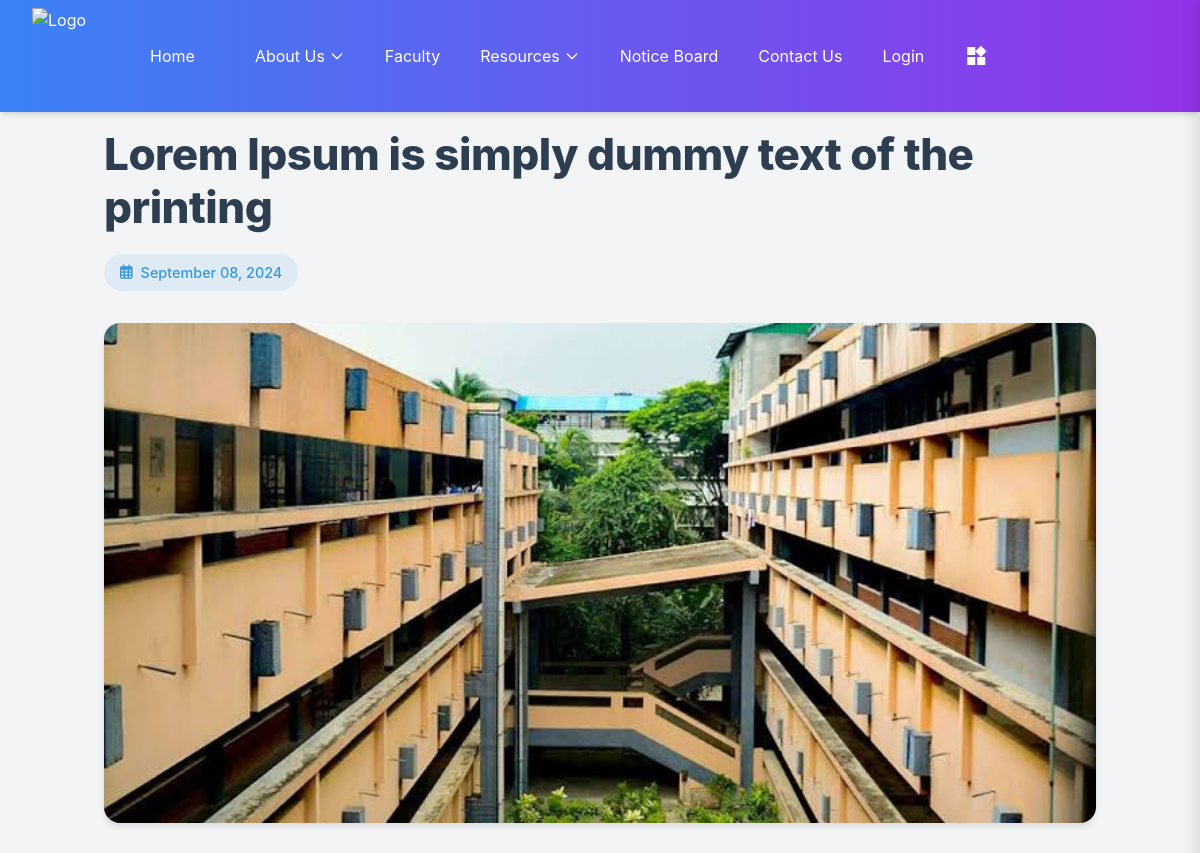
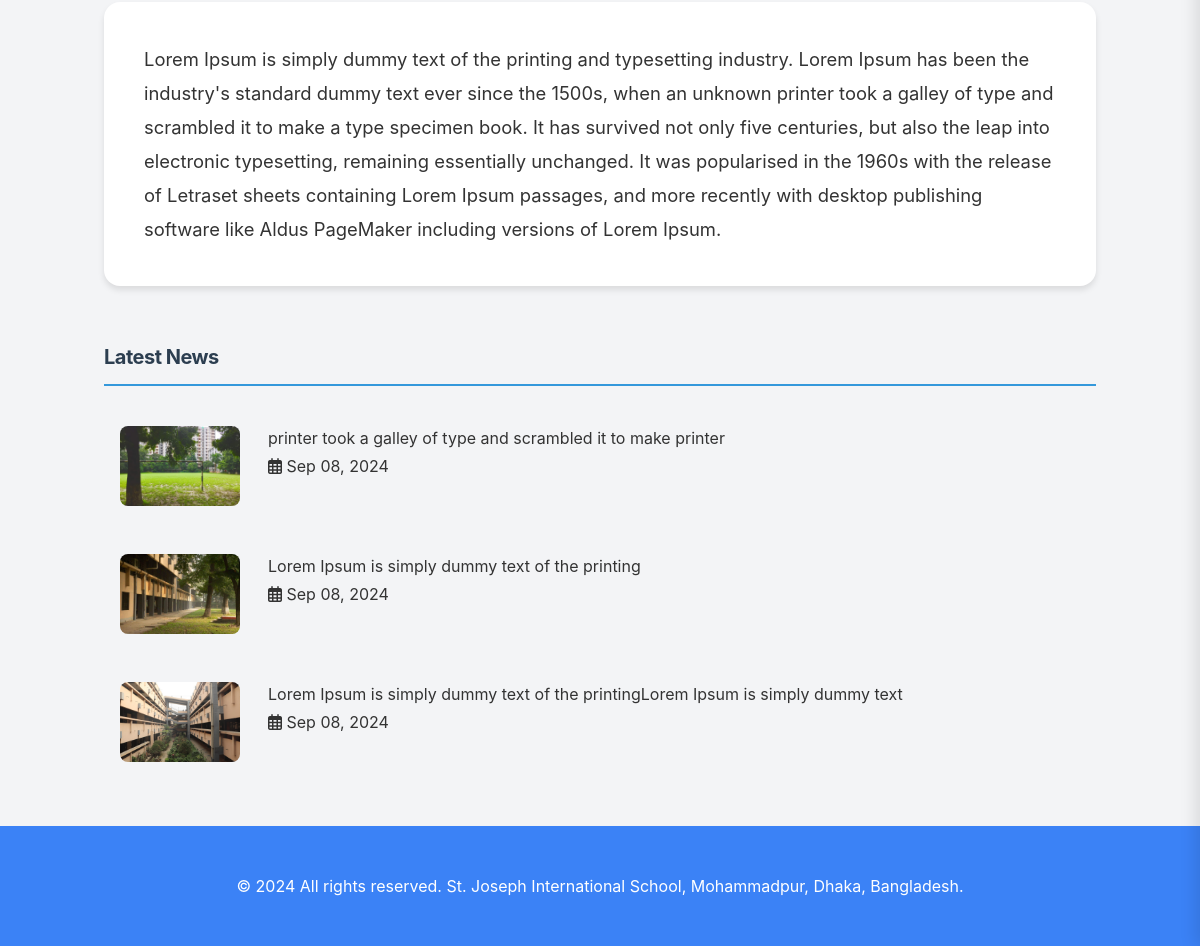
/1/, run on the app's committed database (2 pictures, top to bottom).
### home/models.py (models this page shows, shortened)
class NewsArticle(models.Model):
    title = models.CharField(max_length=200)
    short_description = models.TextField()
    full_description = models.TextField()
    image = models.ImageField(upload_to='news_images/')
    published_date = models.DateField()

### home/views.py (the view)
# urls.py: path('<int:pk>/', views.news_detail, name='news_detail'),
def news_detail(request, pk):
    news_article = get_object_or_404(NewsArticle, pk=pk)
    latest_news = NewsArticle.objects.exclude(pk=pk).order_by('-published_date')[:5]
    return render(request, 'home/news_detail.html', {'news_article': news_article, 'latest_news': latest_news})

### home/templates/home/news_detail.html (shortened to what this page needs)
{% extends 'mainbase.html' %}
{% load static %}
{% block extra_css %}
<link rel="stylesheet" href="https://cdnjs.cloudflare.com/ajax/libs/font-awesome/6.4.0/css/all.min.css">
{% endblock %}
{% block content %}
<div class="container mx-auto px-4 py-12 mt-20">
  <main class="main-content">
    <h1 class="display-4">{{ news_article.title }}</h1>
    <div class="published-date">
      <i class="far fa-calendar-alt"></i>
      <span>{{ news_article.published_date|date:"F d, Y" }}</span>
    </div>
    <div class="card main-image-card">
      <img src="{{ news_article.image.url }}" class="card-img-top" alt="News Image">
    </div>
    <div class="news-content mb-4">
      <p>{{ news_article.full_description }}</p>
    </div>
  </main>
  <aside class="sidebar">
  <div class="card">
    <div class="card-body">
      <h2 class="latest-news-title">Latest News</h2>
      <ul class="list-unstyled">
        {% for article in latest_news %}
        <li class="latest-news-item">
          <a href="{% url 'home:news_detail' article.pk %}" class="text-primary d-flex align-items-center">
            <img src="{{ article.image.url }}" alt="{{ article.title }}" class="thumbnail-image me-3">
            <div>
              <h6 class="mb-1">{{ article.title }}</h6>
              <p class="text-muted small mb-0">
                <i class="far fa-calendar-alt"></i>
                {{ article.published_date|date:"M d, Y" }}
              </p>
            </div>
          </a>
        </li>
        {% endfor %}
      </ul>
    </div>
  </div>
</aside>
</div>
{% endblock %}

### home/templates/mainbase.html (shortened to what this page needs)
{% load static %}
<!DOCTYPE html>
<html lang="en">
<head>
    <script src="https://cdn.tailwindcss.com"></script>
    <link rel="stylesheet" href="https://cdnjs.cloudflare.com/ajax/libs/font-awesome/6.0.0-beta3/css/all.min.css">
    <link rel="stylesheet" href="https://cdn.jsdelivr.net/npm/flatpickr/dist/flatpickr.min.css">
    <link href="https://cdnjs.cloudflare.com/ajax/libs/flowbite/2.3.0/flowbite.min.css" rel="stylesheet" />
    <link rel="stylesheet" href="{% static 'css/custom.css' %}">
    <link rel="stylesheet" href="https://cdnjs.cloudflare.com/ajax/libs/Glide.js/3.5.2/css/glide.core.min.css">
    <link rel="stylesheet" href="https://cdnjs.cloudflare.com/ajax/libs/Glide.js/3.5.2/css/glide.theme.min.css">
    {% block extra_css %}{% endblock %}
</head>
<body class="bg-gray-100">
    <header class="bg-gradient-to-r from-blue-500 to-purple-600 text-white shadow-md h-28 flex items-center fixed top-0 left-0 w-full z-50">
    <div class="w-full px-4">
        <div class="flex items-center h-full">
            <a href="#" class="flex items-center" style="margin: 1rem;">
                <img src="{% static 'images/sjp-logo-2.png' %}" alt="Logo" class="h-24 w-auto object-contain mr-4">
            </a>
                     <div class="hidden lg:flex items-center space-x-4">
                        <div class="hidden lg:flex items-center space-x-4">
                        <a href="{% url 'home:home' %}" class="nav-link px-8 py-2 rounded hover:bg-purple-700 transition-colors {% if request.path == home_url %}active{% endif %}">
                            Home
                        </a>
                        <div class="desktop-dropdown relative">
                            <button class="nav-link flex items-center space-x-1 px-3 py-2 rounded hover:bg-purple-700">
                                <span>About Us</span>
                                <svg class="w-4 h-4" fill="none" stroke="currentColor" viewBox="0 0 24 24">
                                    <path stroke-linecap="round" stroke-linejoin="round" stroke-width="2" d="M19 9l-7 7-7-7" />
                                </svg>
                            </button>
                        </div>
                        <a href="{% url 'home:faculty_list' %}" class="nav-link px-3 py-2 rounded hover:bg-purple-700 transition-colors">Faculty</a>
                        <div class="desktop-dropdown relative">
                            <button class="nav-link flex items-center space-x-1 px-3 py-2 rounded hover:bg-purple-700">
                                <span>Resources</span>
                                <svg class="w-4 h-4" fill="none" stroke="currentColor" viewBox="0 0 24 24">
                                    <path stroke-linecap="round" stroke-linejoin="round" stroke-width="2" d="M19 9l-7 7-7-7" />
                                </svg>
                            </button>
                        </div>
                        <a href="{% url 'notice_board2:notice_board' %}" class="nav-link px-3 py-2 rounded hover:bg-purple-700 transition-colors">Notice Board</a>
                        <a href="{% url 'contact:contact' %}" class="nav-link px-3 py-2 rounded hover:bg-purple-700 transition-colors">Contact Us</a>
                        <a href="https://portal.sjs.edu.bd/auth/login" target="_blank" class="nav-link px-3 py-2 rounded hover:bg-purple-700 transition-colors">Login</a>
                    </div>
                <button id="mega-menu-trigger" class="nav-link px-3 py-2 rounded hover:bg-purple-700 transition-colors flex items-center">
                    <span class="material-icons">widgets</span>
                </button>
                     </div>
                </div>
            </div>
    </header>
    <main >
        {% block content %}{% endblock %}
    </main>
    <footer class="bg-blue-500 text-white shadow-md py-4">
        <div class="container mx-auto px-4 text-center">
            <p class="text-sm md:text-base">&copy; 2024 All rights reserved. St. Joseph International School, Mohammadpur, Dhaka, Bangladesh.</p>
        </div>
    </footer>
</body>
</html>

### home/templates/mainbase.html (style rules this page uses)
body, html { margin: 0; padding: 0; height: 100%; }
main { flex-grow: 1; }
footer { width: 100%; background-color: #fff; }
.container { align-items: center; justify-content: space-between; }
.container { margin: 0 auto; }

### home/templates/home/news_detail.html (style rules this page uses)
:root { --primary-color: #3498db; --secondary-color: #2c3e50; --background-color: #f8f9fa; --text-color: #333; --muted-color: #6c757d; --accent-color: #e74c3c; --sidebar-width: 320px; --card-shadow: 0 4px 6px rgba(0, 0, 0, 0.1); --transition-speed: 0.3s; }
body { font-family: 'Inter', 'Roboto', sans-serif; line-height: 1.6; color: var(--text-color); background-color: var(--background-color); }
.container { max-width: 1400px; margin: 0 auto; padding: 2rem; display: flex; gap: 2.5rem; }
.main-content { flex: 1; max-width: calc(100% - var(--sidebar-width) - 2.5rem); }
.sidebar { width: var(--sidebar-width); position: sticky; top: 2rem; align-self: flex-start; }
.display-4 { font-size: 2.75rem; font-weight: 800; color: var(--secondary-color); margin-bottom: 1.25rem; line-height: 1.2; letter-spacing: -0.5px; }
.main-image-card { position: relative; border-radius: 16px; overflow: hidden; box-shadow: var(--card-shadow); margin-bottom: 2rem; }
.landscape-image { width: 100%; height: 500px; object-fit: cover; transition: transform var(--transition-speed); }
.news-content { font-size: 1.15rem; line-height: 1.85; background-color: white; padding: 2.5rem; border-radius: 16px; box-shadow: var(--card-shadow); }
.latest-news-title { font-size: 1.25rem; font-weight: 700; color: var(--secondary-color); margin-bottom: 1.5rem; padding-bottom: 0.75rem; border-bottom: 2px solid var(--primary-color); letter-spacing: -0.5px; }
.latest-news-item { padding: 0.75rem; border-radius: 12px; transition: all var(--transition-speed); margin-bottom: 1rem; }
.latest-news-item:last-child { margin-bottom: 0; }
.latest-news-item a { text-decoration: none; display: flex; align-items: start; gap: 1rem; }
.thumbnail-image { width: 100px; height: 70px; border-radius: 8px; object-fit: cover; flex-shrink: 0; }
.published-date { display: inline-flex; align-items: center; background-color: rgba(52, 152, 219, 0.1); padding: 0.5rem 1rem; border-radius: 50px; color: var(--primary-color); font-size: 0.9rem; font-weight: 500; margin-bottom: 2rem; }
.published-date i { margin-right: 0.5rem; }
@media (max-width: 1200px) { .container { flex-direction: column; } }
@media (max-width: 1200px) { .main-content { max-width: 100%; } }
@media (max-width: 1200px) { .sidebar { width: 100%; position: static; } }
@media (max-width: 1200px) { .latest-news-item { padding: 1rem; } }
@media (max-width: 1200px) { .thumbnail-image { width: 120px; height: 80px; } }

### data on the page
NewsArticle: title "Lorem Ipsum is simply dummy text of the printing", published_date "September 08, 2024", image (picture), full_description "Lorem Ipsum is simply dummy text of the printing and typesetting industry. Lorem Ipsum has been the industry's standard dummy text ever since the 1500s, when an unknown printer took a galley of type and scrambled it to make a type specimen book. It has survived not only five centuries, but also the leap into electronic typesetting, remaining essentially unchanged. It was popularised in the 1960s with the release of Letraset sheets containing Lorem Ipsum passages, and more recently with desktop publishing software like Aldus PageMaker including versions of Lorem Ipsum."
NewsArticle: image (picture), title "printer took a galley of type and scrambled it to make printer", published_date "Sep 08, 2024"
NewsArticle: image (picture), title "Lorem Ipsum is simply dummy text of the printing", published_date "Sep 08, 2024"
NewsArticle: image (picture), title "Lorem Ipsum is simply dummy text of the printingLorem Ipsum is simply dummy text", published_date "Sep 08, 2024"
